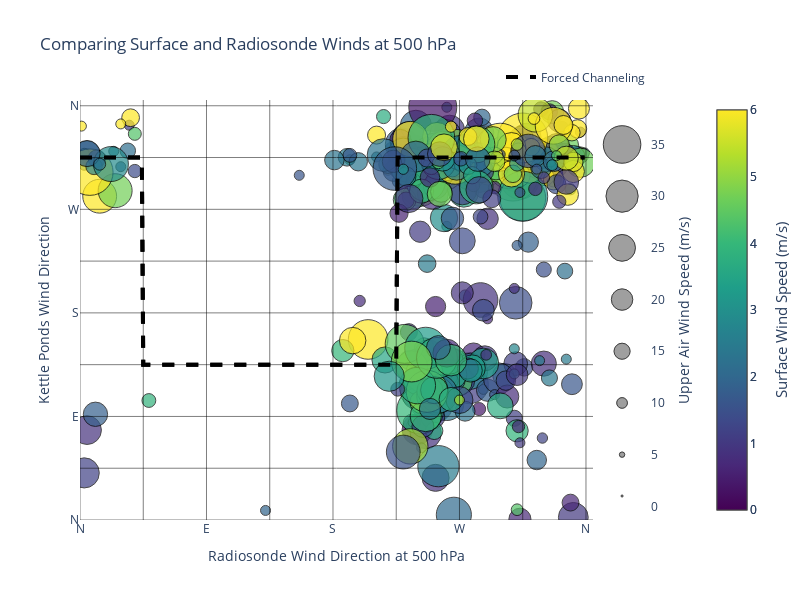

The notebook cell saved with this chart:
### Code cell
level=500
fig1 = plot_surface_and_upper_air(pres_500_22, f'{level} hPa', surf_dir='wind_dir', surf_spd='wind_spd',)
fig2 = plot_surface_and_upper_air(pres_500_23, f'{level} hPa', surf_dir='dir_10m_c', surf_spd='spd_10m_c',channelling_legend=False)

# combine the figures
fig = fig1.add_traces(fig2.data)

fig.show()

### Figure 1 — Plotly figure (JSON) as saved in the notebook; plotly's stock layout.template omitted (floating-point values rounded to 4 significant figures; data arrays with more than 128 entries replaced by an {"elided": "..."} marker saying what was removed)
{"data": [{"hovertemplate": "Upper Wind Speed: %{marker.size:.2f} m/s<br>Surface Wind Speed: %{marker.color:.2f} m/s<extra></extra>", "marker": {"cmax": 6, "cmin": 0, "color": {"elided": "242 float values"}, "colorbar": {"x": 1.1}, "colorscale": [[0, "#440154"], [0.1111, "#482878"], [0.2222, "#3e4989"], [0.3333, "#31688e"], [0.4444, "#26828e"], [0.5556, "#1f9e89"], [0.6667, "#35b779"], [0.7778, "#6ece58"], [0.8889, "#b5de2b"], [1, "#fde725"]], "line": {"color": "black", "width": 1}, "opacity": 0.7, "size": {"elided": "242 float values"}, "sizemin": 5, "sizemode": "diameter", "sizeref": 0.936}, "mode": "markers", "name": "500 mb", "showlegend": false, "type": "scatter", "x": {"elided": "242 int values"}, "y": {"elided": "242 float values"}}, {"hovertemplate": "Upper Wind Speed: %{marker.size:.2f} m/s<br>Surface Wind Speed: %{marker.color:.2f} m/s<extra></extra>", "line": {"color": "black", "dash": "dash", "width": 4}, "mode": "lines", "name": "Forced Channeling", "showlegend": true, "type": "scatter", "x": {"elided": "360 int values"}, "y": {"elided": "360 int values"}}, {"hovertemplate": "Upper Wind Speed: %{marker.size:.2f} m/s<br>Surface Wind Speed: %{marker.color:.2f} m/s<extra></extra>", "marker": {"cmax": 6, "cmin": 0, "color": "grey", "line": {"color": "black", "width": 1}, "opacity": 0.5, "size": [1, 5, 10, 15, 20, 25, 30, 35], "sizemin": 1, "sizemode": "diameter", "sizeref": 0.936}, "mode": "markers", "showlegend": false, "type": "scatter", "x": [0, 0, 0, 0, 0, 0, 0, 0], "xaxis": "x2", "y": [1, 5, 10, 15, 20, 25, 30, 35], "yaxis": "y2"}, {"hovertemplate": "Upper Wind Speed: %{marker.size:.2f} m/s<br>Surface Wind Speed: %{marker.color:.2f} m/s<extra></extra>", "marker": {"cmax": 6, "cmin": 0, "color": {"elided": "244 float values"}, "colorbar": {"x": 1.1}, "colorscale": [[0, "#440154"], [0.1111, "#482878"], [0.2222, "#3e4989"], [0.3333, "#31688e"], [0.4444, "#26828e"], [0.5556, "#1f9e89"], [0.6667, "#35b779"], [0.7778, "#6ece58"], [0.8889, "#b5de2b"], [1, "#fde725"]], "line": {"color": "black", "width": 1}, "opacity": 0.7, "size": {"elided": "244 float values"}, "sizemin": 5, "sizemode": "diameter", "sizeref": 0.932}, "mode": "markers", "name": "500 mb", "showlegend": false, "type": "scatter", "x": {"elided": "244 int values"}, "y": {"elided": "244 float values"}}, {"hovertemplate": "Upper Wind Speed: %{marker.size:.2f} m/s<br>Surface Wind Speed: %{marker.color:.2f} m/s<extra></extra>", "line": {"color": "black", "dash": "dash", "width": 4}, "mode": "lines", "name": "Forced Channeling", "showlegend": false, "type": "scatter", "x": {"elided": "360 int values"}, "y": {"elided": "360 int values"}}, {"hovertemplate": "Upper Wind Speed: %{marker.size:.2f} m/s<br>Surface Wind Speed: %{marker.color:.2f} m/s<extra></extra>", "marker": {"cmax": 6, "cmin": 0, "color": "grey", "line": {"color": "black", "width": 1}, "opacity": 0.5, "size": [1, 5, 10, 15, 20, 25, 30, 35], "sizemin": 1, "sizemode": "diameter", "sizeref": 0.932}, "mode": "markers", "showlegend": false, "type": "scatter", "x": [0, 0, 0, 0, 0, 0, 0, 0], "xaxis": "x2", "y": [1, 5, 10, 15, 20, 25, 30, 35], "yaxis": "y2"}], "layout": {"annotations": [{"font": {"size": 15}, "showarrow": false, "text": "Countour Density (%)", "textangle": -90, "x": 1.4, "xref": "paper", "y": 0.5, "yref": "paper"}, {"font": {"size": 15}, "showarrow": false, "text": "Surface Wind Speed (m/s)", "textangle": -90, "x": 1.25, "xref": "paper", "y": 0.5, "yref": "paper"}], "height": 600, "legend": {"orientation": "h", "x": 1, "xanchor": "right", "y": 1.02, "yanchor": "bottom"}, "margin": {"r": 150}, "plot_bgcolor": "rgba(0,0,0,0)", "shapes": [{"line": {"color": "black", "width": 1}, "opacity": 0.5, "type": "line", "x0": 0, "x1": 0, "y0": -10, "y1": 420}, {"line": {"color": "black", "width": 1}, "opacity": 0.5, "type": "line", "x0": 45, "x1": 45, "y0": -10, "y1": 420}, {"line": {"color": "black", "width": 1}, "opacity": 0.5, "type": "line", "x0": 90, "x1": 90, "y0": -10, "y1": 420}, {"line": {"color": "black", "width": 1}, "opacity": 0.5, "type": "line", "x0": 135, "x1": 135, "y0": -10, "y1": 420}, {"line": {"color": "black", "width": 1}, "opacity": 0.5, "type": "line", "x0": 180, "x1": 180, "y0": -10, "y1": 420}, {"line": {"color": "black", "width": 1}, "opacity": 0.5, "type": "line", "x0": 225, "x1": 225, "y0": -10, "y1": 420}, {"line": {"color": "black", "width": 1}, "opacity": 0.5, "type": "line", "x0": 270, "x1": 270, "y0": -10, "y1": 420}, {"line": {"color": "black", "width": 1}, "opacity": 0.5, "type": "line", "x0": 315, "x1": 315, "y0": -10, "y1": 420}, {"line": {"color": "black", "width": 1}, "opacity": 0.5, "type": "line", "x0": 360, "x1": 360, "y0": -10, "y1": 420}, {"line": {"color": "black", "width": 1}, "opacity": 0.5, "type": "line", "x0": 405, "x1": 405, "y0": -10, "y1": 420}, {"line": {"color": "black", "width": 1}, "opacity": 0.5, "type": "line", "x0": -10, "x1": 420, "y0": 0, "y1": 0}, {"line": {"color": "black", "width": 1}, "opacity": 0.5, "type": "line", "x0": -10, "x1": 420, "y0": 45, "y1": 45}, {"line": {"color": "black", "width": 1}, "opacity": 0.5, "type": "line", "x0": -10, "x1": 420, "y0": 90, "y1": 90}, {"line": {"color": "black", "width": 1}, "opacity": 0.5, "type": "line", "x0": -10, "x1": 420, "y0": 135, "y1": 135}, {"line": {"color": "black", "width": 1}, "opacity": 0.5, "type": "line", "x0": -10, "x1": 420, "y0": 180, "y1": 180}, {"line": {"color": "black", "width": 1}, "opacity": 0.5, "type": "line", "x0": -10, "x1": 420, "y0": 225, "y1": 225}, {"line": {"color": "black", "width": 1}, "opacity": 0.5, "type": "line", "x0": -10, "x1": 420, "y0": 270, "y1": 270}, {"line": {"color": "black", "width": 1}, "opacity": 0.5, "type": "line", "x0": -10, "x1": 420, "y0": 315, "y1": 315}, {"line": {"color": "black", "width": 1}, "opacity": 0.5, "type": "line", "x0": -10, "x1": 420, "y0": 360, "y1": 360}, {"line": {"color": "black", "width": 1}, "opacity": 0.5, "type": "line", "x0": -10, "x1": 420, "y0": 405, "y1": 405}], "title": {"text": "Comparing Surface and Radiosonde Winds at 500 hPa"}, "width": 800, "xaxis": {"domain": [0, 0.9], "range": [0, 365], "showgrid": true, "ticktext": ["N", "E", "S", "W", "N"], "tickvals": [0, 90, 180, 270, 360], "title": {"text": "Radiosonde Wind Direction at 500 hPa"}}, "xaxis2": {"domain": [0.902, 1], "visible": false}, "yaxis": {"range": [0, 365], "ticktext": ["N", "E", "S", "W", "N"], "tickvals": [0, 90, 180, 270, 360], "title": {"text": "Kettle Ponds Wind Direction"}}, "yaxis2": {"anchor": "free", "overlaying": "y", "position": 1, "side": "right", "title": {"text": "Upper Air Wind Speed (m/s)"}}}}
